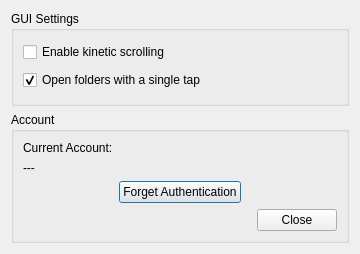
<?xml version="1.0" encoding="UTF-8"?>
<ui version="4.0">
 <class>SettingsDialog</class>
 <widget class="QDialog" name="SettingsDialog">
  <property name="geometry">
   <rect>
    <x>0</x>
    <y>0</y>
    <width>360</width>
    <height>254</height>
   </rect>
  </property>
  <property name="minimumSize">
   <size>
    <width>360</width>
    <height>0</height>
   </size>
  </property>
  <property name="windowTitle">
   <string>Droper</string>
  </property>
  <property name="windowIcon">
   <iconset resource="main.qrc">
    <normaloff>:/droper.svg</normaloff>:/droper.svg</iconset>
  </property>
  <layout class="QVBoxLayout" name="verticalLayout_2">
   <item>
    <widget class="QGroupBox" name="guiGroupBox">
     <property name="title">
      <string>GUI Settings</string>
     </property>
     <layout class="QVBoxLayout" name="verticalLayout">
      <item>
       <widget class="QCheckBox" name="kineticScrollingCheckBox">
        <property name="text">
         <string>Enable kinetic scrolling</string>
        </property>
       </widget>
      </item>
      <item>
       <widget class="QCheckBox" name="singleTapCheckBox">
        <property name="text">
         <string>Open folders with a single tap</string>
        </property>
        <property name="checked">
         <bool>true</bool>
        </property>
       </widget>
      </item>
     </layout>
    </widget>
   </item>
   <item>
    <widget class="QGroupBox" name="accountGroupBox">
     <property name="title">
      <string>Account</string>
     </property>
     <layout class="QVBoxLayout" name="verticalLayout_3">
      <item>
       <widget class="QLabel" name="displayCurrentAccountLabel">
        <property name="text">
         <string>Current Account:</string>
        </property>
       </widget>
      </item>
      <item>
       <widget class="QLabel" name="currentAccountLabel">
        <property name="text">
         <string>---</string>
        </property>
       </widget>
      </item>
      <item>
       <layout class="QHBoxLayout" name="horizontalLayout">
        <item>
         <spacer name="horizontalSpacer">
          <property name="orientation">
           <enum>Qt::Horizontal</enum>
          </property>
          <property name="sizeHint" stdset="0">
           <size>
            <width>40</width>
            <height>20</height>
           </size>
          </property>
         </spacer>
        </item>
        <item>
         <widget class="QPushButton" name="forgetAuthenticationPushButton">
          <property name="text">
           <string>Forget Authentication</string>
          </property>
         </widget>
        </item>
        <item>
         <spacer name="horizontalSpacer_2">
          <property name="orientation">
           <enum>Qt::Horizontal</enum>
          </property>
          <property name="sizeHint" stdset="0">
           <size>
            <width>40</width>
            <height>20</height>
           </size>
          </property>
         </spacer>
        </item>
       </layout>
      </item>
      <item>
       <widget class="QDialogButtonBox" name="buttonBox">
        <property name="standardButtons">
         <set>QDialogButtonBox::Close</set>
        </property>
       </widget>
      </item>
     </layout>
    </widget>
   </item>
  </layout>
 </widget>
 <resources>
  <include location="main.qrc"/>
 </resources>
 <connections>
  <connection>
   <sender>buttonBox</sender>
   <signal>rejected()</signal>
   <receiver>SettingsDialog</receiver>
   <slot>reject()</slot>
   <hints>
    <hint type="sourcelabel">
     <x>303</x>
     <y>190</y>
    </hint>
    <hint type="destinationlabel">
     <x>332</x>
     <y>218</y>
    </hint>
   </hints>
  </connection>
 </connections>
</ui>
